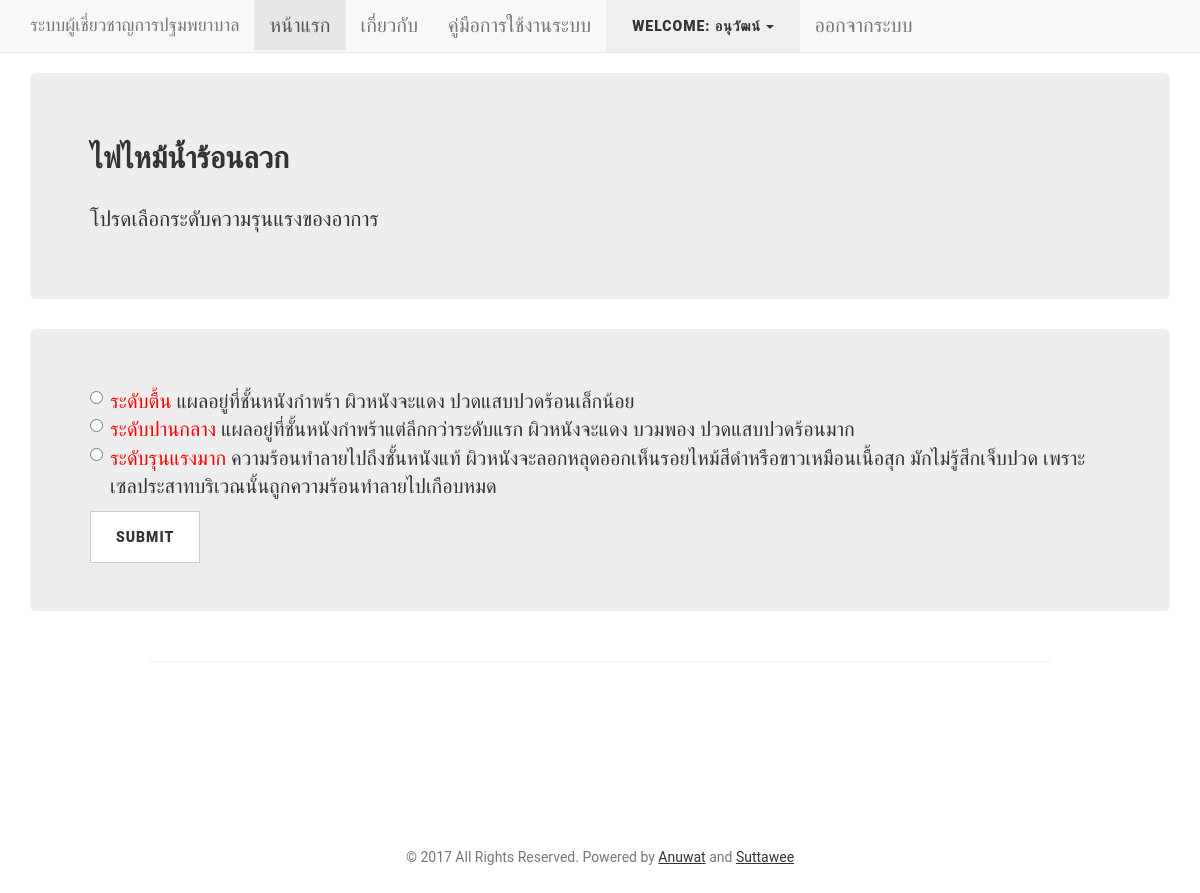
Screenshot of /sym_hotgot.php (signed in) with the database file from the repository.
### tables this page shows
CREATE TABLE `sym_cases_level1` (
  `case_id` int(11) NOT NULL,
  `sym_level_flag` varchar(40) NOT NULL,
  `case_name` text NOT NULL,
  `case_info` text NOT NULL,
  `result_id` int(11) DEFAULT NULL,
  `case_sym_flag` varchar(40) NOT NULL,
  `sym_id` int(11) NOT NULL
);

### sym_hotgot.php (the view, shortened to what this page needs)
<?php
    if(@$_SESSION['username'] == NULL){
        echo "<!DOCTYPE html>";
            echo "<html>";
            echo "<link rel=\"stylesheet\" href=\"css/bootstrap.min.css\">";
            echo "<body style=\"background-color:black\">";
            echo "<center>";
            echo "<div class=\"jumbotron\" style=\"background-color:black\">";
            echo "<a href=\"user_login.php\">";
            echo "<h1 class=\"btn btn-danger\" style=\"color:white\">#ERROR #GO TO LOGIN NOW</h1>";
            echo "</a>";
            echo "</div>";
            echo "</center>";
            echo "</body>";
            echo "</html>";
    }else{
?>
<?php
require 'connect_db.php';
?>
<!DOCTYPE html>
<html lang="en">
  <head>
    <link href="vendor/bootstrap/css/bootstrap.min.css" rel="stylesheet">
    <link href="css/clean-blog.min.css" rel="stylesheet">
  </head>
  <body>
    <nav class="navbar navbar-default navbar-static-top">
      <div class="container">
        <div class="navbar-header">
          <a class="navbar-brand" href="index.php"">ระบบผู้เชี่ยวชาญการปฐมพยาบาล</a>
        </div>
        <div id="navbar" class="navbar-collapse collapse">
          <ul class="nav navbar-nav">
            <li class="active"><a href="index.php">หน้าแรก</a></li>
            <li><a href="about.php">เกี่ยวกับ</a></li>
            <li><a href="docs/manual.pdf">คู่มือการใช้งานระบบ</a></li>
						<li><div class="dropdown">
  <button class="btn" type="button" data-toggle="dropdown"><?php echo "Welcome: ".$_SESSION['username']; ?>
  <span class="caret"></span></button>
</div></li>
            <li><a href="user_logout.php">ออกจากระบบ</a></li>
          </ul>
        </div>
      </div>
    </nav>
    <div class="container">
      <div class="jumbotron">
        <h2>ไฟไหม้น้ำร้อนลวก</h2>
        <p>
            โปรดเลือกระดับความรุนแรงของอาการ
        </p>
      </div>
</div>
       <div class="container">
        <?php
          $sql = "SELECT case_name,case_info FROM sym_cases_level1 where sym_id=8";
          $result = $connect_db->query($sql);
          if ($result->num_rows > 0) {
            ?>
      <div class="jumbotron">
        <form action="sym_hotgot_result.php" method="GET">
        <div class="radio">
        <?php
          while($row = $result->fetch_assoc()) {
            echo '<label><input type="radio" name="case_name" value="'.$row["case_name"].'" required>' . $row["case_info"].'</label>' .'<br>';
          }
          } else {
            echo "0 results";
          }
        ?>
        </div>
    <button type="submit" class="btn btn-default">Submit</button>
  </form>
      </div>
    </div>
    <hr width="75%">
     <br /><br /><br /><footer>
       <p class="copyright text-muted">&copy; 2017 All Rights Reserved. Powered by <a href="https://www.facebook.com/un4ckn0wl3z" target="_blank">Anuwat</a> and <a href="https://www.facebook.com/suttawee555?fref=ts" target="_blank">Suttawee</a></p><br /><br /><br /><br />
    </footer>
  </body>
</html>
<?php
}
?>

### rows the page displays
sym_cases_level1: case_info "ระดับตื้น แผลอยู่ที่ชั้นหนังกำพร้า ผิวหนังจะแดง ปวดแสบปวดร้อนเล็กน้อย"
sym_cases_level1: case_info "ระดับปานกลาง แผลอยู่ที่ชั้นหนังกำพร้าแต่ลึกกว่าระดับแรก ผิวหนังจะแดง บวมพอง ปวดแสบปวดร้อนมาก"
sym_cases_level1: case_info "ระดับรุนแรงมาก ความร้อนทำลายไปถึงชั้นหนังแท้ ผิวหนังจะลอกหลุดออกเห็นรอยไหม้สีดำหรือขาวเหมือนเนื้อสุก มักไม่รู้สึกเจ็บปวด เพราะเซลประสาทบริเวณนั้นถูกความร้อนทำลายไปเกือบหมด"

### other values shown
$_SESSION['username'] "อนุวัฒน์"
